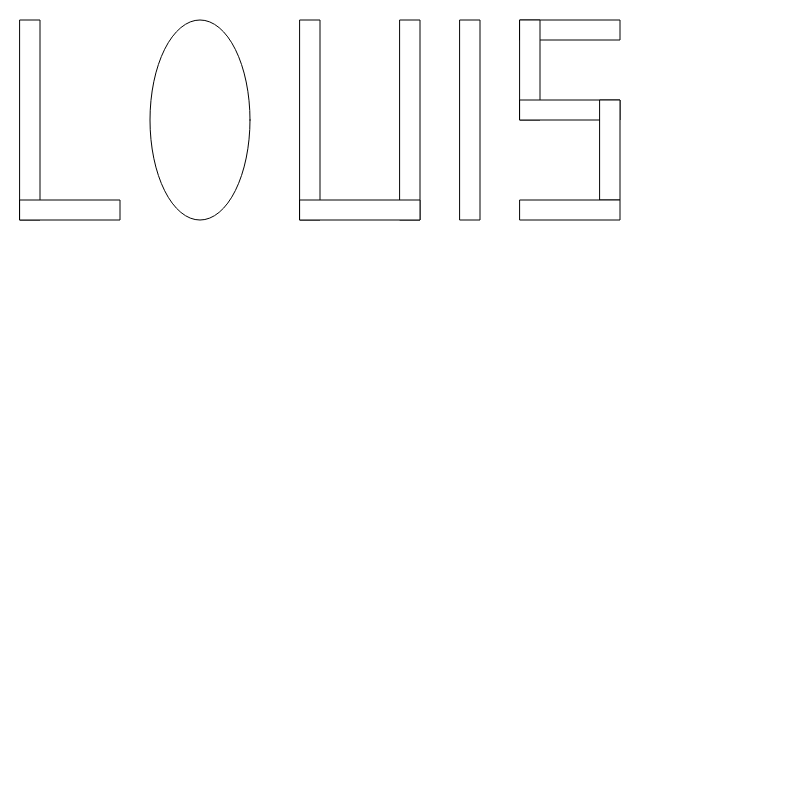
Frame 1 (no input)
Frame 60 (no input): identical to frame 1, image omitted
Frame 120 (the mouse pressed at the canvas centre since frame 60): identical to frame 1, image omitted

The p5.js sketch that drew this single still picture (run headless with seeded random() and noise() and a simulated clock; from frame 60 on, the mouse is pressed at the canvas centre):

// p5.js sketch
// ── sketch.js
function setup() {
	createCanvas(800, 800);

	//L
	rect(20, 20, 20, 200);
	rect(20, 200, 100, 20);

	//O
	ellipse(200, 120, 100, 200);

	//U
	rect(300, 20, 20, 200);
	rect(400, 20, 20, 200);
	rect(300, 200, 120, 20);

	//I
	rect(460, 20, 20, 200);

	//S
	rect(520, 20, 100, 20);
	rect(520, 20, 20, 100);
	rect(520, 100, 100, 20);
	rect(600, 100, 20, 100);
	rect(520, 200, 100, 20);
}

function draw() {
  
}
